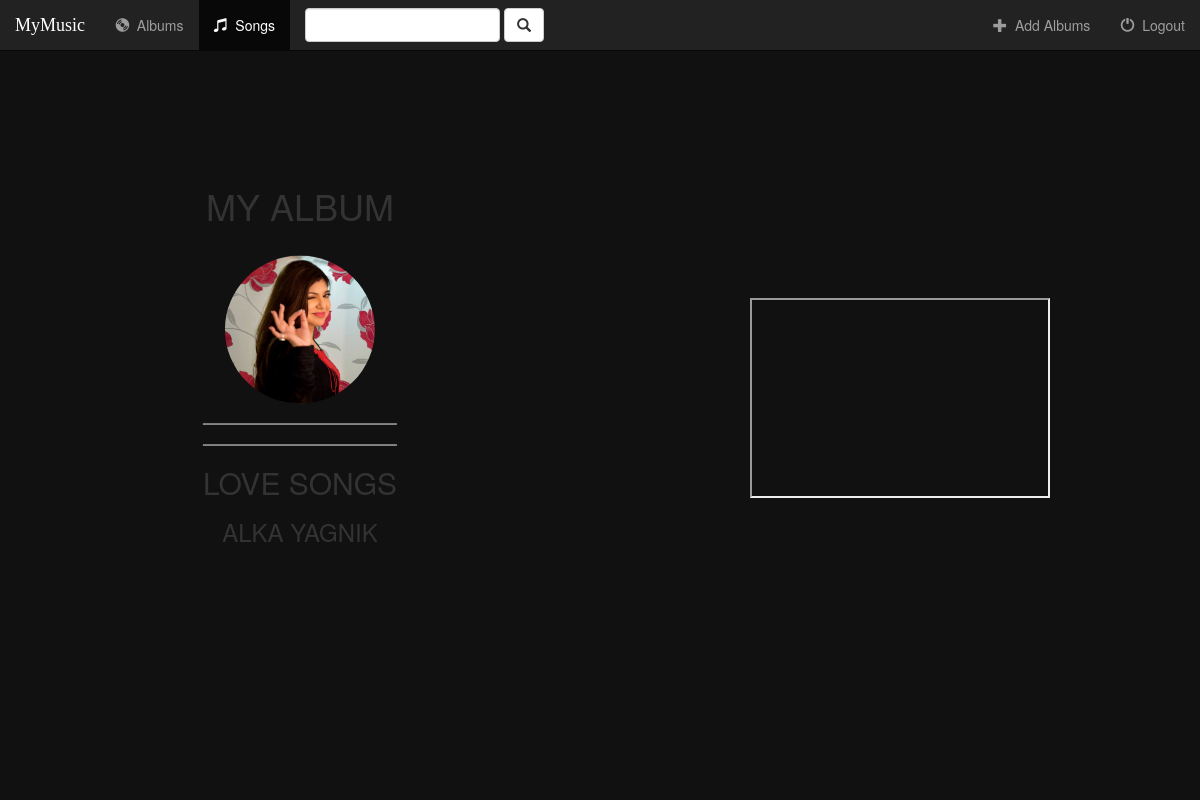
Page /music/4/ on the committed database.
### music/models.py (models this page shows, shortened)
class Album(models.Model):
    artist = models.CharField(max_length=250)
    album_title = models.CharField(max_length=500)
    genre = models.CharField(max_length=100)
    album_logo = models.FileField(max_length=100)

### music/views.py (the view)
# urls.py: url(r'^(?P<pk>[0-9]+)/$', views.DetailView.as_view(), name='detail'),
class DetailView(generic.DetailView):
    model = Album
    template_name = 'music/detail.html'

### music/templates/music/detail.html (shortened to what this page needs)
{% extends 'music/base.html' %}
{% block body %}
<div class="split left">
    <div class="centered">
<h1>MY ALBUM</h1><BR>
<img src="{{ album.album_logo.url }}" width="25%" height="45%">
<hr><hr>
<h2>{{ album.album_title }}</h2>
<h3>{{ album.artist }}</h3>
<br><br>
    <form action="#" method="post">
    <br><br>
</form>
    </div>
</div>
<div class="split right">
    <div class="centered">
        <iframe id="inlineFrameExample"
    title="Inline Frame Example"
    width="300"
    height="200"
    src="https://r4---sn-qxa7snee.googlevideo.com/videoplayback?ratebypass=yes&ipbits=0&itag=43&fvip=4&dur=0.000&id=o-AOJa4UZPtoVW13lXsitVS4Q3yd0xRrqA09oseuwMxIqc&pl=18&source=youtube&mime=video%2Fwebm&signature=3E60AA6E22AB94D970709CD8A39F32975F91AB0E.071288A580184BD308CAB9E9C463BDF22425DEC2&ip=209.97.166.110&lmt=1412008664590942&c=WEB&ei=borqW_WLEoHyowOMjIbABA&expire=1542119118&requiressl=yes&sparams=clen,dur,ei,expire,gir,id,ip,ipbits,ipbypass,itag,lmt,mime,mip,mm,mn,ms,mv,pl,ratebypass,requiressl,source&gir=yes&clen=9294977&key=cms1&title=[DownloadVideoMp3.com]MUSIC-and-its-importance-in-our-lives&rm=sn-nposl7z&fexp=23763603&req_id=9db7603c1685a3ee&ipbypass=yes&mip=47.30.226.159&redirect_counter=2&cm2rm=sn-gwpa-qxak7z&cms_redirect=yes&mm=30&mn=sn-qxa7snee&ms=nxu&mt=1542097434&mv=m"> </iframe>
    </div>
</div>
{% endblock %}

### music/static/music/style.css (style rules this page uses)
body { background-image: url("https://img.freepik.com/free-vector/abstract-blue-wavy-stylish-background-design_1055-4364.jpg?size=338&ext=jpg"); background-repeat: no-repeat; background-size: 100% 150%; }
.split { height: 100%; width: 50%; position: fixed; z-index: 1; top: 0; overflow-x: hidden; padding-top: 20px; }
.left { left: 0; background-color: #111; }
.right { right: 0; background-color: #111; }
.centered { position: absolute; top: 50%; left: 50%; transform: translate(-50%, -50%); text-align: center; }
.centered img { width: 150px; border-radius: 50%; }
html { overflow: scroll; overflow-x: hidden; }

### rows in the picture
Album: album_logo (picture), album_title "LOVE SONGS", artist "ALKA YAGNIK"
